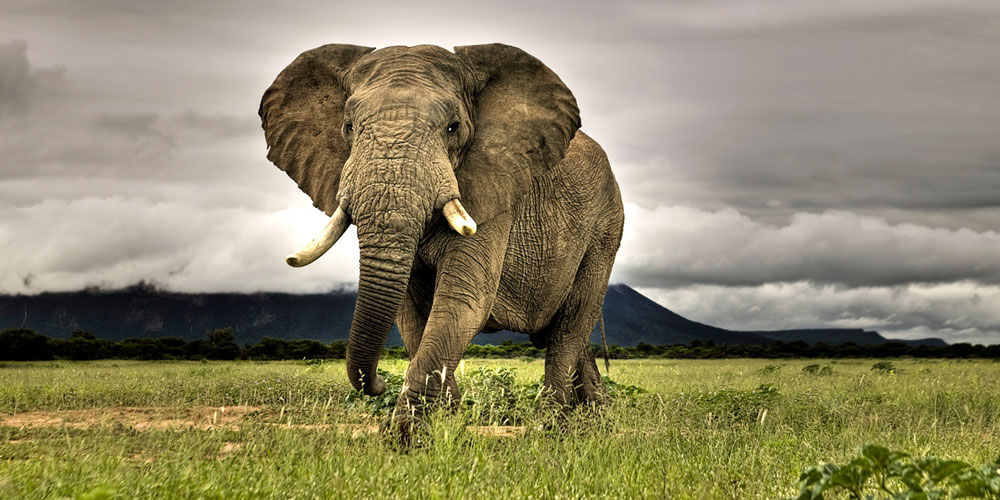
#> input picture elephant.jpg, 1000 x 500 px
$ jupyter execute OpenCV_Tutorial_sentdex.ipynb   (shell and % lines are left out)   (older library calls are emulated)
#> lines starting #> are read from the running program, lines starting #| are printed output that depends on the picture; after the words box and inside, x2 and y2 are one past the last pixel; in counts of white or black regions, pixels touching at a corner belong together
Please refer [sentdex](https://www.youtube.com/watch?v=Z78zbnLlPUA&list=PLQVvvaa0QuDdttJXlLtAJxJetJcqmqlQq)

## Image read and show

[cell 1]
import cv2
import numpy as np
import matplotlib.pyplot as plt

[cell 2]
img = cv2.imread('elephant.jpg', cv2.IMREAD_UNCHANGED)  #IMREAD_GRAYSCALE or 0 #IMREAD_COLOR or 1; IMREAD_UNCHANGED or -1
#> img is the input picture: shape (500, 1000, 3); mean B, G, R 104.4, 134.5, 141.6

#draw a line, on img, start point and end point and color and width
cv2.line(img, (0,400),(1000, 400), (255,255,255), 10)
#draw a rectangle
cv2.rectangle(img, (240, 20), (640, 400), (0, 0, 255), 5)
# draw a circle
cv2.circle(img, (700, 100), 50, (255, 0, 0), -1)
# draw  polylines
pts = np.array([[50,0], [20,10], [30,100], [70,30]], np.int32)
cv2.polylines(img, [pts], True, (0,255,255), 2)

# write text
font = cv2.FONT_HERSHEY_SIMPLEX
cv2.putText(img, 'Giant King', (270,450), font, 2, (0,255,50), 2,cv2.LINE_AA)

cv2.imshow('image', img)
cv2.waitKey(0)
cv2.destroyAllWindows()

[cell 3]
plt.imshow(img, cmap='gray', interpolation='bicubic')
plt.show()

[cell 4]
cv2.imwrite('elegray.png', img)
#> Out = True

## Video

[cell 5]
import cv2
import numpy as np

```python
cap = cv2.VideoCapture(0)

fourcc = cv2.VideoWriter_fourcc(*'XVID')
out = cv2.VideoWriter('output.avi', fourcc, 20.0, (640, 480))
while True:

    ret, frame = cap.read()
    #gray = cv2.cvtColor(frame, cv2.COLOR_BGR2GRAY)

    cv2.imshow('frame', frame)
    #cv2.imshow('gray', gray)

    if cv2.waitkey(1) & 0XFF == ord('q'):
        break
cap.release()
out.release()
cv2.destroyAllWindows()
```

## Basic image operation

[cell 6]
img = cv2.imread('elephant.jpg', cv2.IMREAD_COLOR)
print(img.shape)
#| (500, 1000, 3)
# image pixel
px = img[300,200]
#> px = [40, 36, 41]
print(px)
#| [40 36 41]
img[50,50] = [255,255,255]
#> img: shape (500, 1000, 3); under 0.01% of pixels changed, all inside (x1, y1, x2, y2) = (50, 50, 51, 51)
print(px)
#| [40 36 41]

[cell 7]
# region of image (ROI)

roi = img[0:100, 0:100]
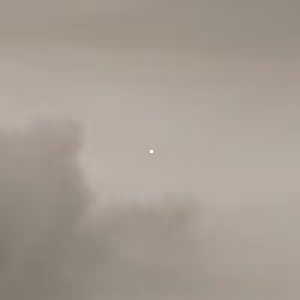
#> roi: shape (100, 100, 3) (shown 3 times larger); mean B, G, R 146, 155.9, 166.1
print(roi)
#> (printed output is left out)
cv2.imshow('roi', roi)
cv2.waitKey(0)
cv2.destroyAllWindows()

[cell 8]
img[0:100, 0:100] = [255,255,255]
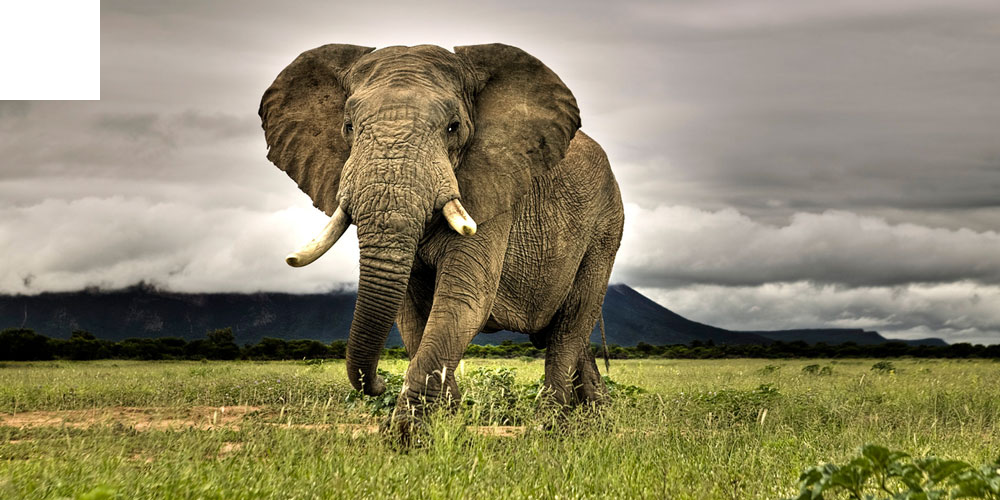
#> img: shape (500, 1000, 3); mean B, G, R 106.6, 136.4, 143.4

# you will see a white square in the upper left corner
cv2.imshow('image', img)
cv2.waitKey(0)
cv2.destroyAllWindows()

# copy region
ele_head = img[40:400, 260:640]
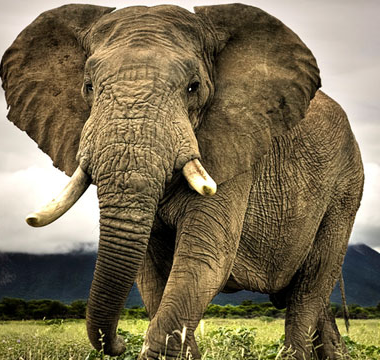
#> ele_head: shape (360, 380, 3); mean B, G, R 84.1, 112, 124.2
img[140:500,620:1000] = ele_head
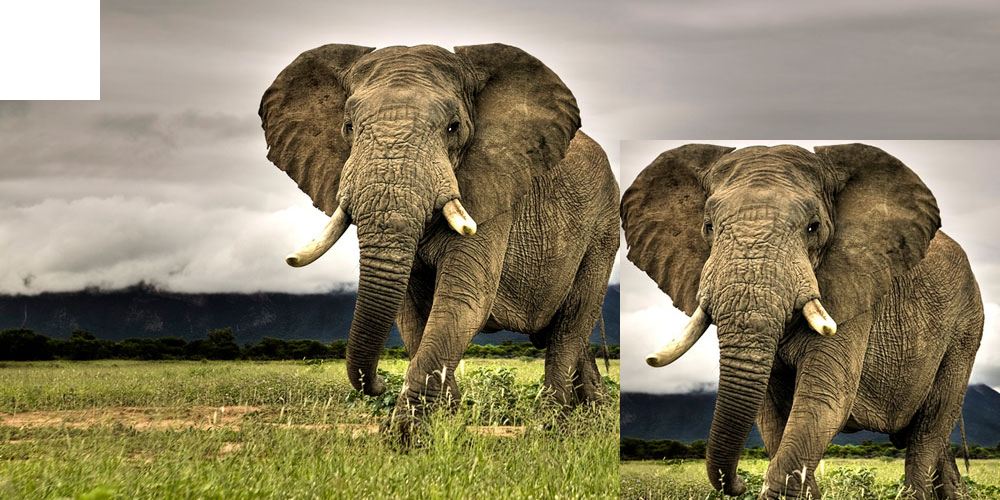
#> img: shape (500, 1000, 3); mean B, G, R 102, 130.3, 140
cv2.imshow('image', img)
cv2.waitKey(0)
cv2.destroyAllWindows()

## image arithmetics and logic operations

[cell 9]
img1 = cv2.imread('elephant.jpg')
img2 = cv2.imread('colorado.jpg')
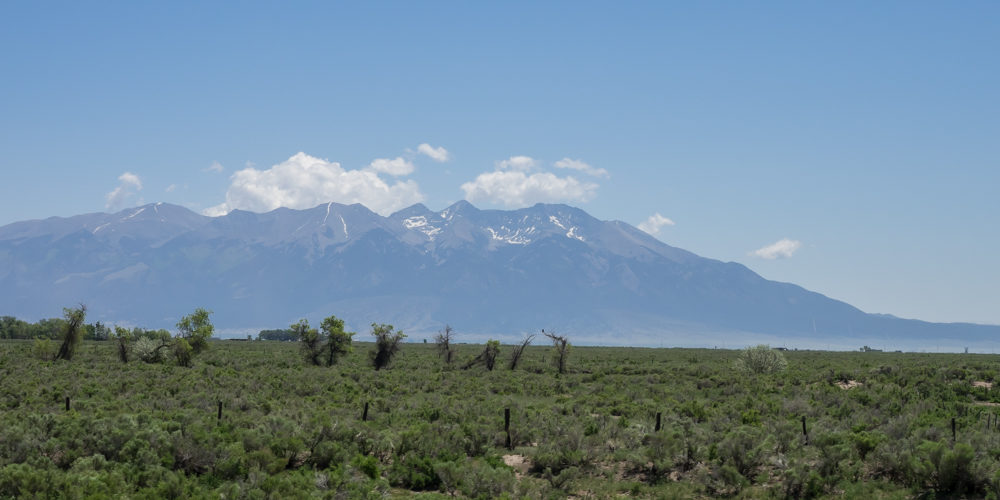
#> input picture colorado.jpg, 1000 x 500 px
#> img2 is the input picture: shape (500, 1000, 3); mean B, G, R 152.1, 136.8, 112.9

[cell 10]
cv2.imshow('img1', img1)
cv2.waitKey(0)
cv2.destroyAllWindows()

[cell 11]
cv2.imshow('img2', img2)
cv2.waitKey(0)
cv2.destroyAllWindows()

[cell 12]
weighted = cv2.addWeighted(img1, 0.4, img2, 0.6, 0)  # 0 is alpha
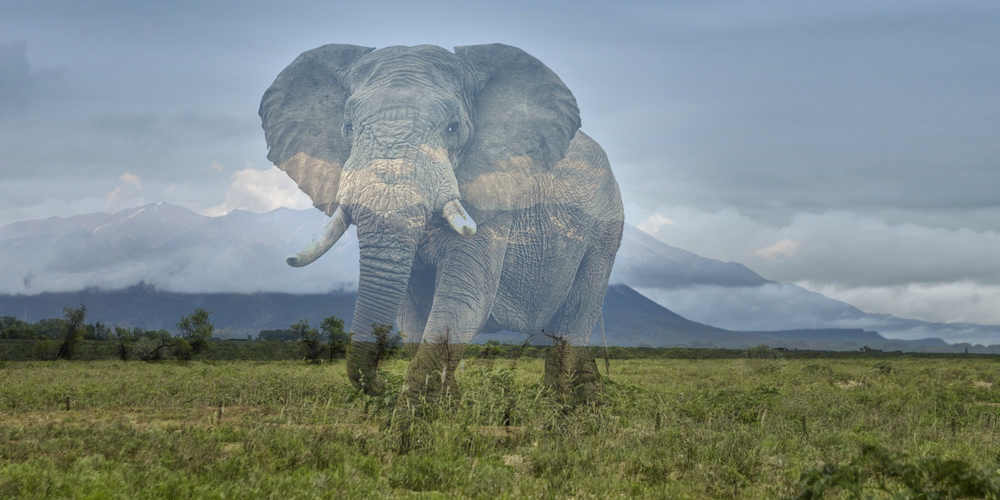
#> weighted: shape (500, 1000, 3); mean B, G, R 133, 135.8, 124.4

cv2.imshow('weighted', weighted )
cv2.waitKey(0)
cv2.destroyAllWindows()

### threshold

- First argument is the source image, which should be a grayscale image.
- Second argument is the threshold value which is used to classify the pixel values.
- Third argument is the maxVal which represents the value to be given if pixel value is more than (sometimes less than) the threshold value.
- Fourth argument is the style of thresholding

[cell 13]
bookpage = cv2.imread('bookpage.jpg')
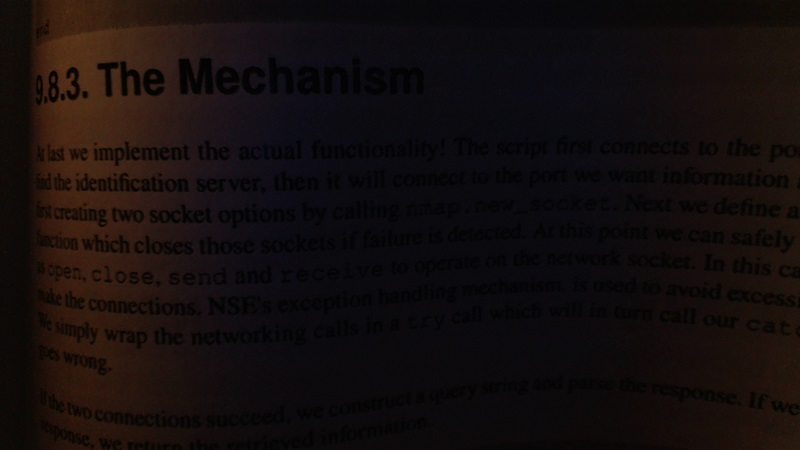
#> input picture bookpage.jpg, 800 x 450 px
#> bookpage is the input picture: shape (450, 800, 3); mean B, G, R 13.4, 13.6, 20.3
retval, threshold = cv2.threshold(bookpage, 10, 255, cv2.THRESH_BINARY)
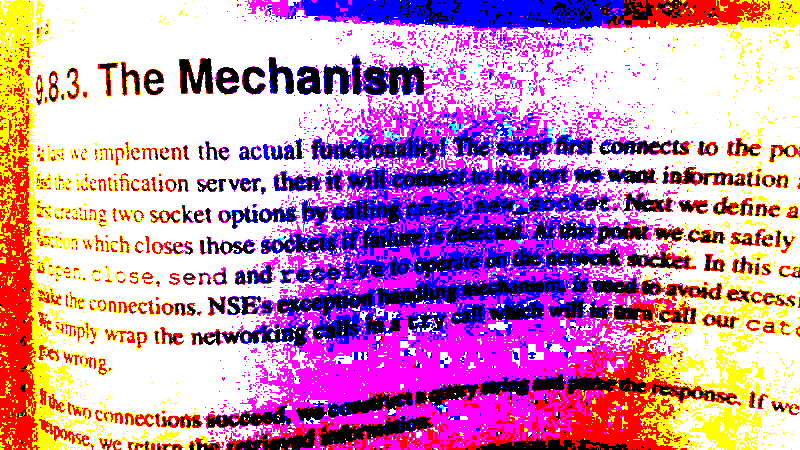
#> threshold: shape (450, 800, 3); mean B, G, R 185.6, 143.5, 204.9

gray = cv2.cvtColor(bookpage, cv2.COLOR_BGR2GRAY)
retval1, threshold1 = cv2.threshold(gray, 12, 255, cv2.THRESH_BINARY)
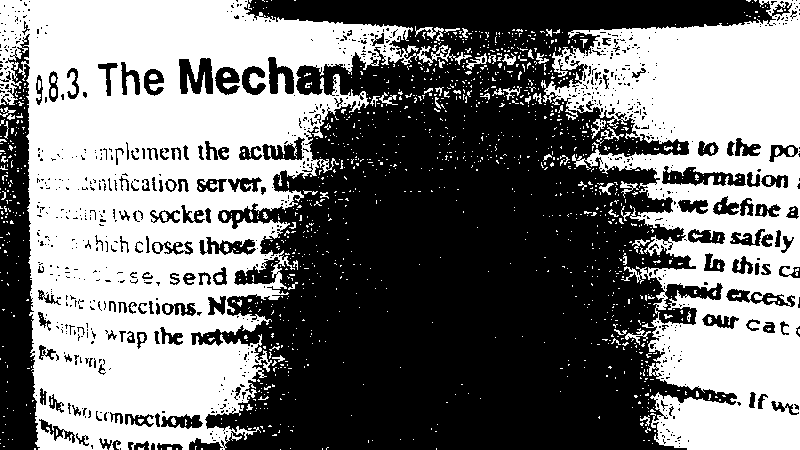
#> threshold1: shape (450, 800); 47.3% white; 1332 white regions (1245 under 20 px), largest, box (x1, y1, x2, y2) and area: (0, 0, 472, 450) 102496, (541, 0, 800, 450) 60163, (415, 26, 444, 41) 156
gaus = cv2.adaptiveThreshold(gray, 255, cv2.ADAPTIVE_THRESH_GAUSSIAN_C, cv2.THRESH_BINARY, 115,1)
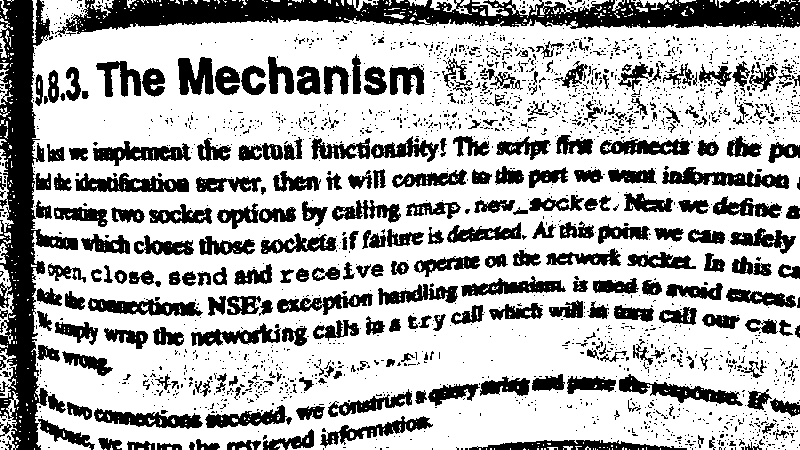
#> gaus: shape (450, 800); 69.3% white; 2145 black regions (1865 under 20 px), largest, box (x1, y1, x2, y2) and area: (55, 0, 800, 37) 14872, (0, 0, 78, 450) 13658, (662, 167, 789, 189) 1363

cv2.imshow('bookpage', bookpage)
cv2.imshow('threshold', threshold)
cv2.imshow('threshold1', threshold1)
cv2.imshow('gaus', gaus)
cv2.waitKey(0)
cv2.destroyAllWindows()
